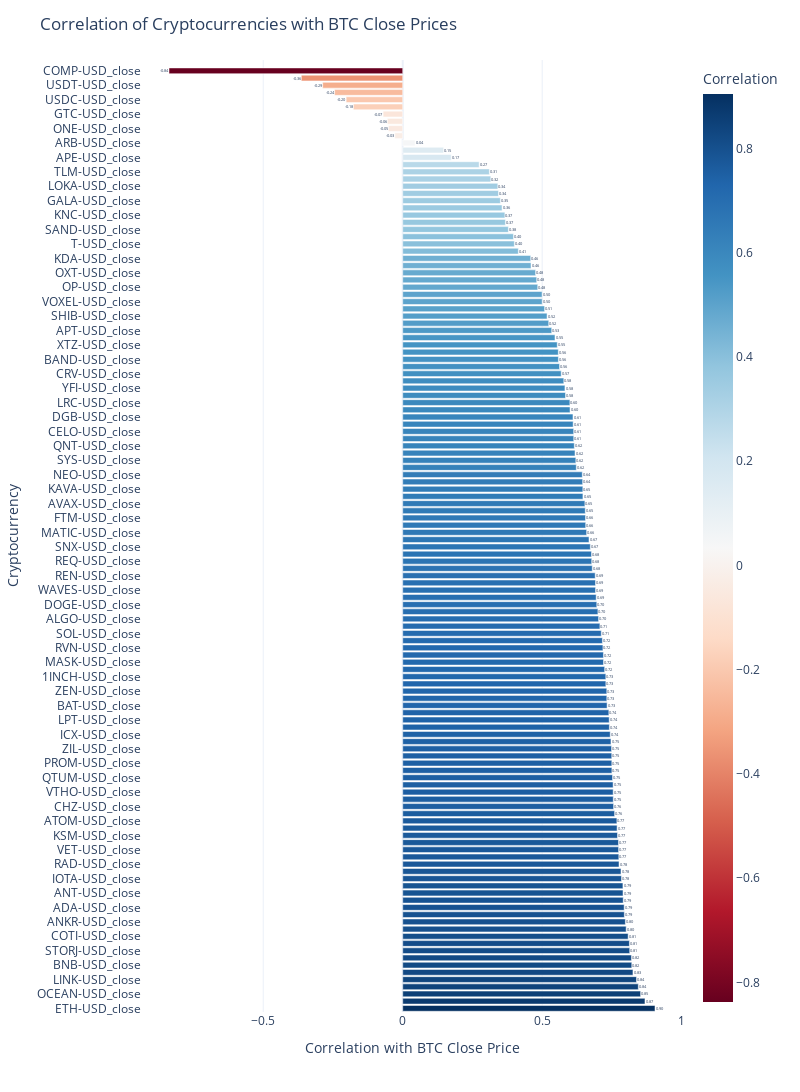

Source (notebook cell):
### Code cell
import plotly.express as px

binanceUS_correlation_with_btc = binanceUS_correlation_with_btc.sort_values(by='correlation', ascending=False)

# Interactive bar chart
fig = px.bar(binanceUS_correlation_with_btc, y='Ticker', x='correlation', 
             text='correlation', orientation='h', 
             color='correlation', color_continuous_scale='RdBu',
             labels={'correlation': 'Correlation with BTC'})

# Layout enhancements
fig.update_layout(title='Correlation of Cryptocurrencies with BTC Close Prices',
                  xaxis_title='Correlation with BTC Close Price',
                  yaxis_title='Cryptocurrency',
                  coloraxis_colorbar=dict(title="Correlation"),
                  template='plotly_white',
                  width = 800,
                  height = 2000)

# Text on bars
fig.update_traces(texttemplate='%{text:.2f}', textposition='outside')

fig.show()

### Figure 1 — Plotly figure (JSON) as saved in the notebook; plotly's stock layout.template omitted (floating-point values rounded to 4 significant figures; data arrays with more than 128 entries replaced by an {"elided": "..."} marker saying what was removed)
{"data": [{"alignmentgroup": "True", "hovertemplate": "Correlation with BTC=%{marker.color}<br>Ticker=%{y}<extra></extra>", "legendgroup": "", "marker": {"color": {"elided": "132 float values"}, "coloraxis": "coloraxis", "pattern": {"shape": ""}}, "name": "", "offsetgroup": "", "orientation": "h", "showlegend": false, "text": {"elided": "132 float values"}, "textposition": "outside", "texttemplate": "%{text:.2f}", "type": "bar", "x": {"elided": "132 float values"}, "xaxis": "x", "y": {"elided": "132 str values"}, "yaxis": "y"}], "layout": {"barmode": "relative", "coloraxis": {"colorbar": {"title": {"text": "Correlation"}}, "colorscale": [[0, "rgb(103,0,31)"], [0.1, "rgb(178,24,43)"], [0.2, "rgb(214,96,77)"], [0.3, "rgb(244,165,130)"], [0.4, "rgb(253,219,199)"], [0.5, "rgb(247,247,247)"], [0.6, "rgb(209,229,240)"], [0.7, "rgb(146,197,222)"], [0.8, "rgb(67,147,195)"], [0.9, "rgb(33,102,172)"], [1, "rgb(5,48,97)"]]}, "height": 2000, "legend": {"tracegroupgap": 0}, "margin": {"t": 60}, "title": {"text": "Correlation of Cryptocurrencies with BTC Close Prices"}, "width": 800, "xaxis": {"anchor": "y", "domain": [0, 1], "title": {"text": "Correlation with BTC Close Price"}}, "yaxis": {"anchor": "x", "domain": [0, 1], "title": {"text": "Cryptocurrency"}}}}
